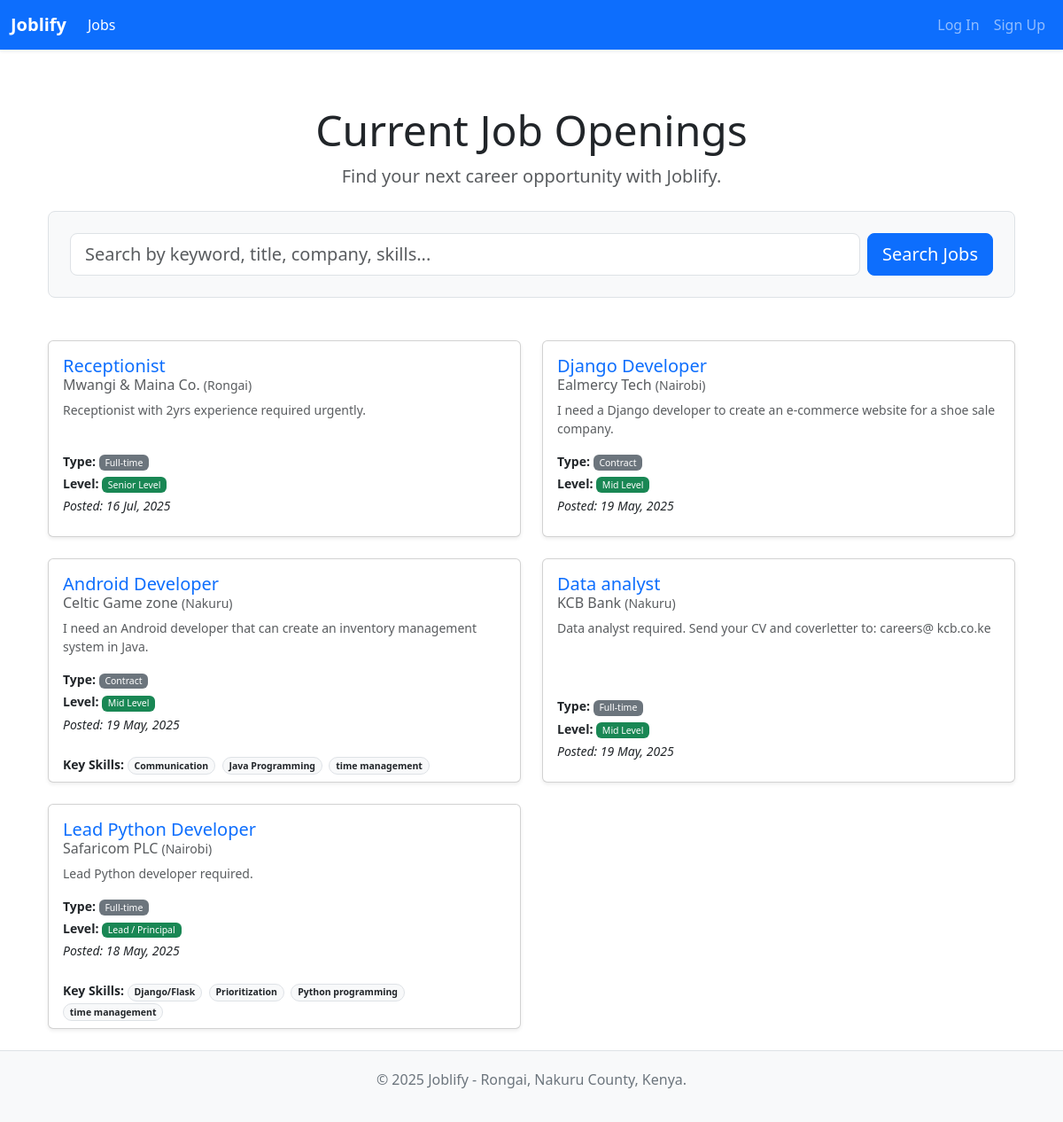
Screenshot of /jobs/ with the database file from the repository.
### jobs/models.py (models this page shows, shortened)
class JobPosting(models.Model):
    JOB_TYPE_CHOICES = [
        ('full-time', 'Full-time'),
        ('part-time', 'Part-time'),
        ('contract', 'Contract'),
        ('internship', 'Internship'),
        ('remote', 'Remote'),
    ]
    EXPERIENCE_LEVEL_CHOICES = [
        ('entry', 'Entry Level'),
        ('junior', 'Junior Level'),
        ('mid', 'Mid Level'),
        ('senior', 'Senior Level'),
        ('lead', 'Lead / Principal'),
    ]
    title = models.CharField(max_length=255)
    company = models.ForeignKey(Company, on_delete=models.CASCADE, related_name='job_postings')
    description = models.TextField()
    responsibilities = models.TextField(blank=True, null=True) # Or break down further
    qualifications = models.TextField(blank=True, null=True) # Or break down further
    location = models.CharField(max_length=150, help_text="e.g., Nairobi, Remote, Nakuru")
    job_type = models.CharField(max_length=20, choices=JOB_TYPE_CHOICES, default='full-time')
    experience_level = models.CharField(max_length=20, choices=EXPERIENCE_LEVEL_CHOICES, blank=True, null=True)
    salary_min = models.DecimalField(max_digits=10, decimal_places=2, blank=True, null=True) # Optional
    salary_max = models.DecimalField(max_digits=10, decimal_places=2, blank=True, null=True) # Optional
    skills_required = models.ManyToManyField('profiles.Skill', blank=True, related_name='job_postings_requiring_skill')
    is_active = models.BooleanField(default=True, help_text="Is this job posting currently active and visible?")
    date_posted = models.DateTimeField(auto_now_add=True)
    application_deadline = models.DateField(blank=True, null=True)
    class Meta:
        ordering = ['-date_posted'] # Show newest jobs first by default

class Company(models.Model):
    name = models.CharField(max_length=255, unique=True)
    description = models.TextField(blank=True, null=True)
    website = models.URLField(blank=True, null=True)
    logo = models.ImageField(upload_to='company_logos/', blank=True, null=True) # Requires Pillow
    location = models.CharField(max_length=150, blank=True, null=True) # e.g., "Nairobi", "Nakuru"
    class Meta:
        verbose_name_plural = "Companies" # Corrects pluralization in admin
        ordering = ['name']

### profiles/models.py (models this page shows, shortened)
class Skill(models.Model):
    SKILL_TYPE_CHOICES = [
        ('technical', 'Technical'),
        ('soft', 'Soft'),
    ]
    name = models.CharField(max_length=100, unique=True) # e.g., "Python", "Communication"
    skill_type = models.CharField(
        max_length=10,
        choices=SKILL_TYPE_CHOICES,
        default='technical',
    )
    description = models.TextField(blank=True, null=True)
    class Meta:
        ordering = ['name'] # Orders skills alphabetically by name by default

### jobs/views.py (the view, shortened to what this page needs)
# urls.py: path('', views.job_list, name='job_list'), # e.g., /jobs/ -> will call job_list view
def job_list(request):
    active_jobs = JobPosting.objects.filter(is_active=True).order_by('-date_posted')
    query = request.GET.get('q')
    context = {
        'jobs': active_jobs,
    }
    return render(request, 'jobs/jobposting_list.html', context)

### jobs/templates/jobs/jobposting_list.html (shortened to what this page needs)
{% extends "jobs/base.html" %}
{% block content %}
<div class="container py-4">
    <header class="mb-4 text-center">
        <h1 class="display-5">Current Job Openings</h1>
        {% if user.is_authenticated and user.profile %}
            <p class="lead text-muted">Jobs best suited for your profile are listed first.</p>
        {% else %}
            <p class="lead text-muted">Find your next career opportunity with Joblify.</p>
        {% endif %}
    </header>
    <form method="get" action="{% url 'jobs:job_list' %}" class="mb-5 p-4 bg-light border rounded-3">
        <div class="row g-2 align-items-center">
            <div class="col-md">
                <input type="text" name="q" id="searchInput" class="form-control form-control-lg" placeholder="Search by keyword, title, company, skills..." value="{{ request.GET.q|default:'' }}">
            </div>
            <div class="col-md-auto">
                <button class="btn btn-primary btn-lg w-100" type="submit">Search Jobs</button>
            </div>
        </div>
    </form>
    {% if jobs %}
        <div class="row row-cols-1 row-cols-md-2 g-4">
            {% for job in jobs %}
            <div class="col d-flex align-items-stretch">
                <div class="card w-100 shadow-sm hover-shadow-lg">
                    <div class="card-body d-flex flex-column">
                        <div class="d-flex justify-content-between align-items-start mb-2">
                            <div class="pe-2">
                                <h5 class="card-title mb-1">
                                    <a href="{% url 'jobs:job_detail' pk=job.pk %}" class="text-decoration-none stretched-link">
                                        {{ job.title }}
                                    </a>
                                </h5>
                                <h6 class="card-subtitle text-muted">{{ job.company.name }} <small>({{ job.location }})</small></h6>
                            </div>
                        </div>
                        <p class="card-text small text-muted flex-grow-1">
                            {{ job.description|striptags|truncatewords:20 }}
                        </p>
                        <div class="mt-auto">
                            <ul class="list-unstyled mb-2 small">
                                <li class="mb-1"><strong>Type:</strong> <span class="badge bg-secondary fw-normal">{{ job.get_job_type_display }}</span></li>
                                {% if job.experience_level %}
                                <li class="mb-1"><strong>Level:</strong> <span class="badge bg-success fw-normal">{{ job.get_experience_level_display }}</span></li>
                                {% endif %}
                                <li><em>Posted: {{ job.date_posted|date:"d M, Y" }}</em></li>
                            </ul>
                        </div>
                    </div>
                    {% if job.skills_required.all %}
                    <div class="card-footer bg-transparent border-top-0 pt-0">
                        <p class="mb-0 small">
                            <strong>Key Skills:</strong>
                            {% for skill in job.skills_required.all|slice:":4" %}
                                <span class="badge rounded-pill bg-light text-dark border me-1">{{ skill.name }}</span>
                            {% endfor %}
                        </p>
                    </div>
                    {% endif %}
                </div>
            </div>
            {% endfor %}
        </div>
    {% endif %}
</div>
{% endblock %}

### jobs/templates/jobs/base.html (style rules this page uses)
body { padding-top: 70px; display: flex; flex-direction: column; min-height: 100vh; }

### jobs/templates/jobs/jobposting_list.html (style rules this page uses)
.hover-shadow-lg { transition: box-shadow .2s ease-in-out; }

### rows the page displays
JobPosting: title "Receptionist", company.name "Mwangi & Maina Co.", location "Rongai", description "Receptionist with 2yrs experience required urgently.", job_type "Full-time", experience_level "Senior Level", date_posted "16 Jul, 2025"
JobPosting: title "Django Developer", company.name "Ealmercy Tech", location "Nairobi", description "I need a Django developer to create an e-commerce website for a shoe sale company.", job_type "Contract", experience_level "Mid Level", date_posted "19 May, 2025"
JobPosting: title "Android Developer", company.name "Celtic Game zone", location "Nakuru", description "I need an Android developer that can create an inventory management system in Java.", job_type "Contract", experience_level "Mid Level", date_posted "19 May, 2025"
Skill: name "Communication"
Skill: name "Java Programming"
Skill: name "time management"
JobPosting: title "Data analyst", company.name "KCB Bank", location "Nakuru", description "Data analyst required. Send your CV and coverletter to: careers@ kcb.co.ke", job_type "Full-time", experience_level "Mid Level", date_posted "19 May, 2025"
JobPosting: title "Lead Python Developer", company.name "Safaricom PLC", location "Nairobi", description "Lead Python developer required.", job_type "Full-time", experience_level "Lead / Principal", date_posted "18 May, 2025"
Skill: name "Django/Flask"
Skill: name "Prioritization"
Skill: name "Python programming"
